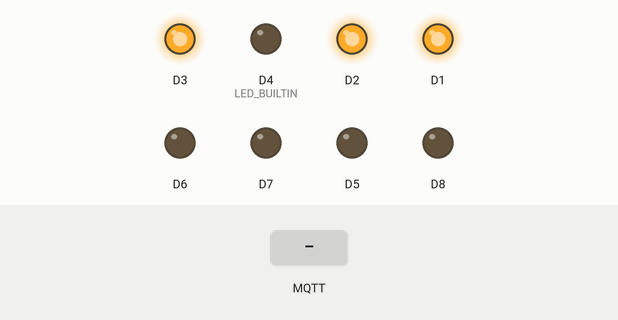
Recording of a sketch running on a simulated ESP8266 (NodeMCU). Shown: output pins drawn as LEDs (lit = HIGH, except the on-board LED, lit = LOW). Inputs (shaded band) come from the test bench. WiFi joins after 1.5 s; servers stay silent unless stated; no MQTT or app messages arrive unless stated; what the sketch prints to the serial monitor is not drawn.

Above: at 4.7 s.
4.8 s: MQTT message "R1_OFF" arrives on the first subscribed topic
At 5.3 s:
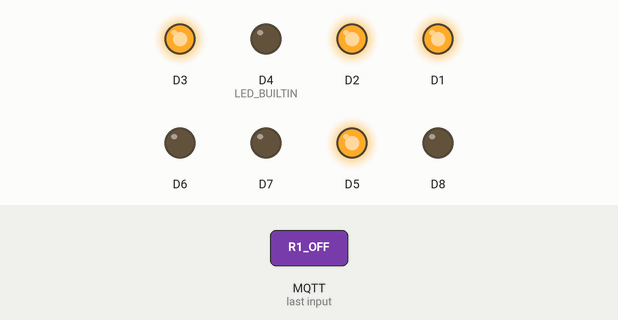
6.3 s: MQTT message "R1_ON" arrives on the first subscribed topic
At 7.5 s:
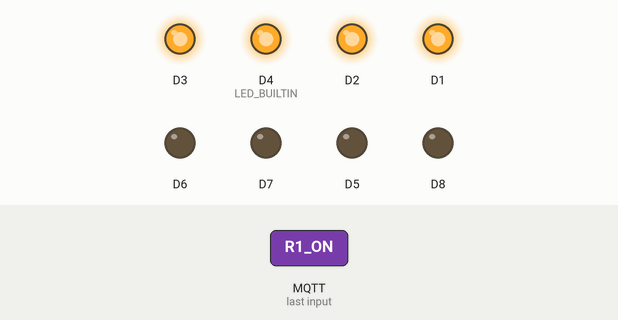
7.8 s: MQTT message "R2_OFF" arrives on the first subscribed topic
At 8.8 s:
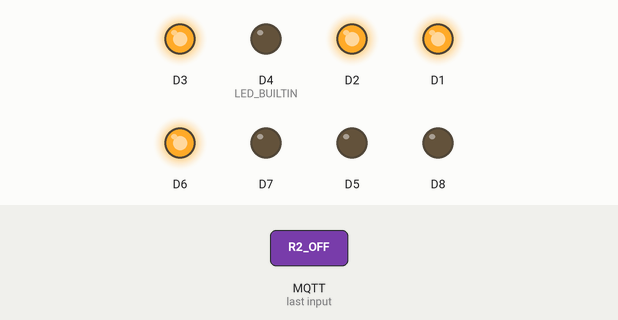
9.3 s: MQTT message "R3_OFF" arrives on the first subscribed topic
At 10.0 s:
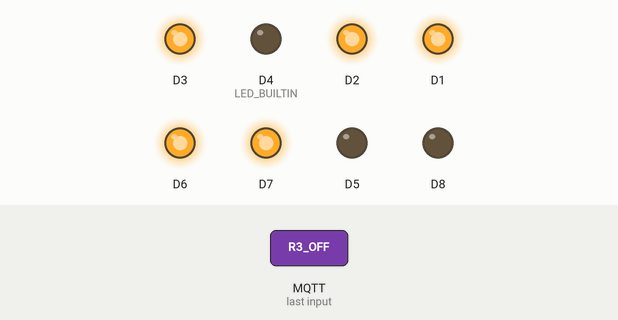
10.8 s: MQTT message "R2_ON" arrives on the first subscribed topic
At 11.1 s:
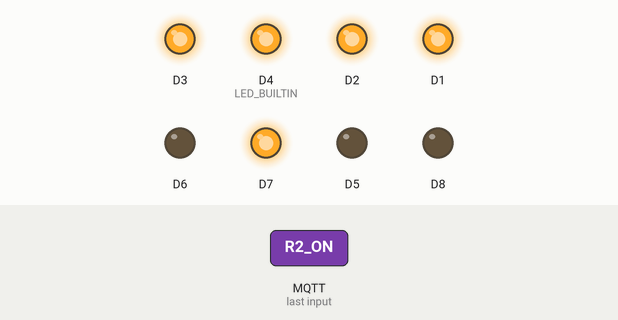
12.3 s: MQTT message "R4_OFF" arrives on the first subscribed topic
At 13.4 s:
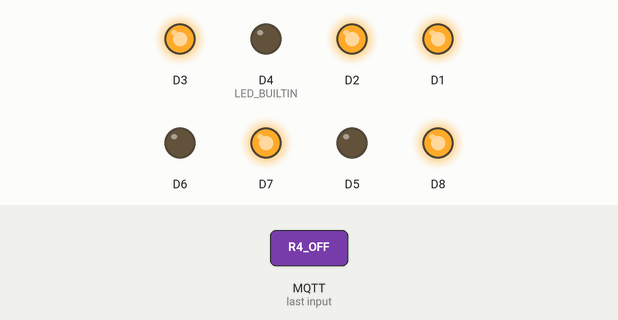
Timing chart, 0 to 14.8 s (numbered marks = the images above; inputs shaded):
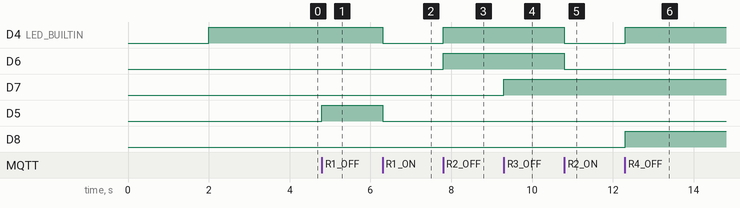

Measured:
- after the input at 4.8 s, D5: LOW → HIGH at once
- after the input at 6.3 s, D4 (LED_BUILTIN), D5: HIGH → LOW at once
- after the input at 7.8 s, D4 (LED_BUILTIN), D6: LOW → HIGH at once
- after the input at 9.3 s, D7: LOW → HIGH at once
- after the input at 10.8 s, D4 (LED_BUILTIN), D6: HIGH → LOW at once
- after the input at 12.3 s, D4 (LED_BUILTIN), D8: LOW → HIGH at once

The sketch:

TESTE.ino
```cpp
#include <ESP8266WiFi.h>
#include <PubSubClient.h>

const char* SSID        = "FINADO ZE LINGUINHA";
const char* PASSWORD    = "CB4001982";

const char* BROKER_MQTT = "test.mosquitto.org";
//const char* BROKER_MQTT = "iot.eclipse.org";


int BROKER_PORT         = 1883;


void initPins();
void initSerial();
void initWiFi();
void initMQTT();


WiFiClient espClient;
PubSubClient MQTT(espClient);


void setup()
{
  initPins();

  Serial.begin(115200);

  initWiFi();
  initMQTT();
  pinMode(LED_BUILTIN, OUTPUT);
}


void loop()
{
  if (!MQTT.connected())
  {
    reconnectMQTT();
  }
  recconectWiFi();
  MQTT.loop();
}


void initPins()
{
  pinMode(D1, OUTPUT);
  digitalWrite(D1, 0);

  pinMode(D2, OUTPUT);
  digitalWrite(D2, 0);

  pinMode(D3, OUTPUT);
  digitalWrite(D3, 0);

  pinMode(D4, OUTPUT);
  digitalWrite(D4, 0);

  digitalWrite(LED_BUILTIN, LOW);


  delay(2000);


  pinMode(D1, OUTPUT);
  digitalWrite(D1, 1);

  pinMode(D2, OUTPUT);
  digitalWrite(D2, 1);

  pinMode(D3, OUTPUT);
  digitalWrite(D3, 1);

  pinMode(D4, OUTPUT);
  digitalWrite(D4, 1);

  digitalWrite(LED_BUILTIN, HIGH);
}


void initWiFi()
{
  delay(10);
  Serial.println("Conectando-se em: " + String(SSID));

  WiFi.begin(SSID, PASSWORD);
  while (WiFi.status() != WL_CONNECTED)
  {
    delay(100);
    Serial.print(".");
  }
  Serial.println();
  Serial.print("Conectado na Rede " + String(SSID) + " | IP => ");
  Serial.println(WiFi.localIP());
}


void initMQTT()
{
  MQTT.setServer(BROKER_MQTT, BROKER_PORT);
  MQTT.setCallback(mqtt_callback);
}


void mqtt_callback(char* topic, byte* payload, unsigned int length)
{
  String message;
  for (int i = 0; i < length; i++)
  {
    char c = (char)payload[i];
    message += c;
  }

  Serial.println("Tópico => " + String(topic) + " | Valor => " + String(message));

  if (message == "R1_OFF")
  {
    pinMode(D5, OUTPUT);
    digitalWrite(D5, 1);
    digitalWrite(LED_BUILTIN, HIGH);
  }
  if (message == "R1_ON")
  {
    pinMode(D5, OUTPUT);
    digitalWrite(D5, 0);
    digitalWrite(LED_BUILTIN, LOW);
  }

  if (message == "R2_OFF")
  {
    pinMode(D6, OUTPUT);
    digitalWrite(D6, 1);
    digitalWrite(LED_BUILTIN, HIGH);
  }
  if (message == "R2_ON")
  {
    pinMode(D6, OUTPUT);
    digitalWrite(D6, 0);
    digitalWrite(LED_BUILTIN, LOW);
  }

  if (message == "R3_OFF")
  {
    pinMode(D7, OUTPUT);
    digitalWrite(D7, 1);
    digitalWrite(LED_BUILTIN, HIGH);
  }
  if (message == "R3_ON")
  {
    pinMode(D7, OUTPUT);
    digitalWrite(D7, 0);
    digitalWrite(LED_BUILTIN, LOW);
  }


  if (message == "R4_OFF")
  {
    pinMode(D8, OUTPUT);
    digitalWrite(D8, 1);
    digitalWrite(LED_BUILTIN, HIGH);
  }
  if (message == "R4_ON")
  {
    pinMode(D8, OUTPUT);
    digitalWrite(D8, 0);
    digitalWrite(LED_BUILTIN, LOW);
  }

  Serial.flush();
}


void reconnectMQTT()
{
  while (!MQTT.connected())
  {
    Serial.println("Tentando se conectar ao Broker MQTT: " + String(BROKER_MQTT));
    if (MQTT.connect("ESP8266-ESP12"))
    {
      Serial.println("Conectado");
      MQTT.subscribe("RELE_AUX");
    } else {
      Serial.println("Falha ao Reconectar");
      Serial.println("Tentando se reconectar em 2 segundos");
      delay(2000);
    }
  }
}


void recconectWiFi()
{
  while (WiFi.status() != WL_CONNECTED)
  {
    delay(100);
    Serial.print(".");
  }
}
```
